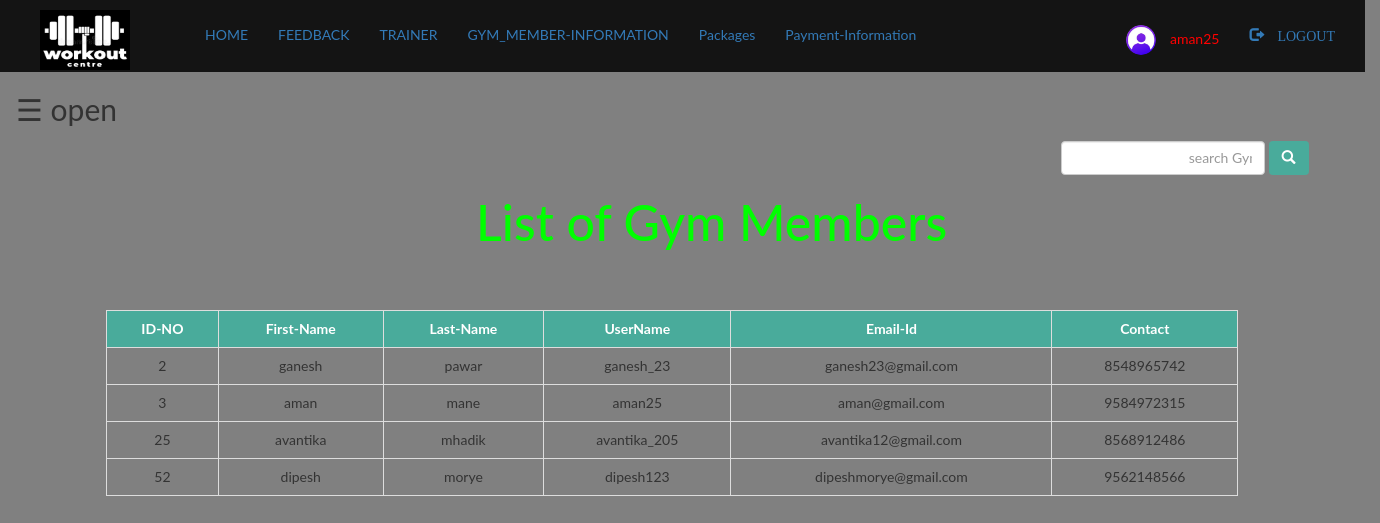
/Admin/gym_member_info.php (signed in), run on the app's committed database.
### tables this page shows
CREATE TABLE `gym_members` (
  `first` varchar(100) NOT NULL,
  `last` varchar(100) NOT NULL,
  `username` varchar(100) NOT NULL,
  `password` varchar(100) NOT NULL,
  `id_no` int(100) NOT NULL,
  `email` varchar(100) NOT NULL,
  `contact` bigint(100) NOT NULL,
  `photo` varchar(100) NOT NULL
);

### Admin/gym_member_info.php (the view, shortened to what this page needs)
<?php
 include "connection.php";
 include "navbar.php";
?>
<!DOCTYPE html>
<html>
<head>
        <link rel="stylesheet" type="text/css" href="style-1.css">
             <link rel="stylesheet" href="https://maxcdn.bootstrapcdn.com/bootstrap/3.3.7/css/bootstrap.min.css">
</head>
<body style="background-color:grey; " >
<div id="main">
  <span style="font-size:30px;cursor:pointer" onclick="openNav()">&#9776; open</span>
<div style="margin-left:90px; ">
        <div class="search_b">
                <form class="navbar-form" method="post" name="t_searchbar">
                        <div>
                                <input type="text" class="form-control" name="search" placeholder="
                                search Gym Member..." required="">
                                <button style="background-color:#49ab9b ; color:white;" type="submit" name="submit"
                                 class="btn btn=default">
                                <span class="glyphicon glyphicon-search"> </span>
                                </button>
                        </div>
                </form>
        </div>
<h1 style="margin-left:370px; font-size:50px; color:lime; margin-bottom:20px;"> List of Gym Members</h1>
<br>
<br>
<?php
        if(isset($_POST['submit']))
        {
                $q=mysqli_query($db,"SELECT first, last, username, email,contact,id_no FROM `gym_members`
                where first like '%$_POST[search]%'
                 OR last like '%$_POST[search]%'
                 OR username like '%$_POST[search]%'
                 OR email like '%$_POST[search]%'
                 OR contact like '%$_POST[search]%'
                 ORDER BY `gym_members`.`id_no` ASC;
                  ");
                if (mysqli_num_rows($q)==0)
                {
                        echo "sorry No member found , please try searching again!!";
                }
                else{
                        echo "<table class='table table-bordered table-hover ' style='width:90%;' >";
                                echo "<tr style='background-color:#49ab9b; color:white;'>";
                                        echo "<th>"; echo "ID-NO";	echo "</th>";
                                        echo "<th>"; echo "First-Name";  echo "</th>";
                                        echo "<th>"; echo "Last-Name";  echo "</th>";
                                        echo "<th>"; echo "UserName";  echo "</th>";
                                        echo "<th>"; echo "Email-Id";  echo "</th>";
                                        echo "<th>"; echo "Contact";  echo "</th>";
                                echo "</tr>";
                        while($row=mysqli_fetch_assoc($q))
                        {
                                echo "<tr>";
                                        echo "<td>"; echo $row['id_no']; echo "</td>";
                                        echo "<td>"; echo $row['first']; echo "</td>";
                                        echo "<td>"; echo $row['last']; echo "</td>";
                                        echo "<td>"; echo $row['username']; echo "</td>";
                                        echo "<td>"; echo $row['email']; echo "</td>";
                                        echo "<td>"; echo $row['contact']; echo "</td>";
                                echo "</tr>";
                        }
                        echo "</table>";
                }
        }
        else{
                $res=mysqli_query($db,"SELECT first, last, username, email,contact,id_no FROM `gym_members` ORDER BY `gym_members`.`id_no` ASC;");
                echo "<table class='table table-bordered table-hover ' style='width:90%;' >";
                        echo "<tr style='background-color:#49ab9b; color:white;'>";
                                echo "<th>"; echo "ID-NO";	echo "</th>";
                                echo "<th>"; echo "First-Name";  echo "</th>";
                                echo "<th>"; echo "Last-Name";  echo "</th>";
                                echo "<th>"; echo "UserName";  echo "</th>";
                                echo "<th>"; echo "Email-Id";  echo "</th>";
                                echo "<th>"; echo "Contact";  echo "</th>";
                        echo "</tr>";
        while($row=mysqli_fetch_assoc($res))
        {
                echo "<tr>";
                        echo "<td>"; echo $row['id_no']; echo "</td>";
                        echo "<td>"; echo $row['first']; echo "</td>";
                        echo "<td>"; echo $row['last']; echo "</td>";
                        echo "<td>"; echo $row['username']; echo "</td>";
                        echo "<td>"; echo $row['email']; echo "</td>";
                        echo "<td>"; echo $row['contact']; echo "</td>";
                echo "</tr>";
        }
        echo "</table>";
        }
 ?>
</div>
</body>
</html>

### Admin/style-1.css (style rules this page uses)
form input { height: 22px; width: 300px; }

### Admin/gym_member_info.php (style rules this page uses)
body { font-family: "Lato", sans-serif; transition: background-color .5s; }
#main { transition: margin-left .5s; padding: 16px; }
.search_b { margin-top: 10px; margin-left: 940px; margin-bottom: 5px; margin-right: 20px; }
th { text-align: center; }
td { text-align:center; }

### data on the page
gym_members: id_no "2", first "ganesh", last "pawar", username "ganesh_23", email "ganesh23@gmail.com", contact "8548965742"
gym_members: id_no "3", first "aman", last "mane", username "aman25", email "aman@gmail.com", contact "9584972315"
gym_members: id_no "25", first "avantika", last "mhadik", username "avantika_205", email "avantika12@gmail.com", contact "8568912486"
gym_members: id_no "52", first "dipesh", last "morye", username "dipesh123", email "dipeshmorye@gmail.com", contact "9562148566"

### other printed values
$_SESSION['login_user'] "aman25"
